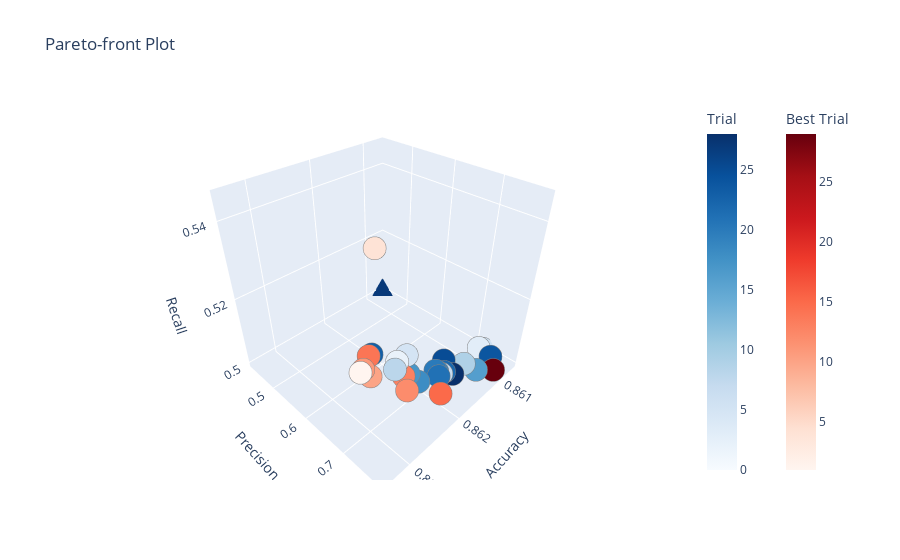

Write notebook code for a chart like this one.
### Markdown cell above
### NN Model

### Code cell
# Defining tuning optimization for NN

X_train_final, X_val, y_train_final, y_val = train_test_split(
    X_train, y_train, test_size=0.2, stratify=y_train, random_state=42
)

def create_model(input_dim, units1, dropout1, n_layers, units_i, dropout_i, lr):
    model = Sequential()
    model.add(Dense(units1, activation="relu", input_shape=(input_dim,)))
    model.add(Dropout(dropout1))
    
    for _ in range(n_layers):
        model.add(Dense(units_i, activation="relu"))
        model.add(Dropout(dropout_i))
    
    model.add(Dense(1, activation="sigmoid"))
    model.compile(optimizer=Adam(learning_rate=lr),
                  loss="binary_crossentropy",
                  metrics=["accuracy"])
    return model

def objective_nn(trial):
    units1 = trial.suggest_int("units1", 64, 256)
    dropout1 = trial.suggest_float("dropout1", 0.2, 0.5)
    n_layers = 2
    units_i = trial.suggest_int("units_i", 32, 128)
    dropout_i = trial.suggest_float("dropout_i", 0.2, 0.5)
    lr = trial.suggest_float("lr", 1e-4, 1e-2, log=True)
    batch_size = trial.suggest_categorical("batch_size", [32, 64, 128])

    model = create_model(X_train_final.shape[1], units1, dropout1, n_layers, units_i, dropout_i, lr)

    early_stop = EarlyStopping(monitor="val_loss", patience=3, restore_best_weights=True)

    model.fit(
        X_train_final, y_train_final,
        validation_data=(X_val, y_val),
        epochs=20,
        batch_size=batch_size,
        callbacks=[early_stop],
        verbose=0
    )

    # Predict on validation set
    y_pred_probs = model.predict(X_val)
    y_pred = (y_pred_probs > 0.5).astype(int)

    val_accuracy = accuracy_score(y_val, y_pred)
    val_precision = precision_score(y_val, y_pred, average='macro')
    val_recall = recall_score(y_val, y_pred, average='macro')

    return val_accuracy, val_precision, val_recall

study_nn = optuna.create_study(directions=["maximize", "maximize", "maximize"], study_name="NN")
study_nn.optimize(objective_nn, n_trials=30, timeout=1800)

plot_pareto_front(study_nn, target_names=["Accuracy", "Precision", "Recall"]).show()

### Figure 1 — Plotly figure (JSON) as saved in the notebook; plotly's stock layout.template omitted (floating-point values rounded to 4 significant figures)
{"data": [{"hovertemplate": "%{text}<extra>Trial</extra>", "marker": {"color": [0, 2, 3, 5, 6, 7, 8, 9, 16, 17, 18, 19, 20, 21, 22, 23, 24, 25, 26, 27, 28], "colorbar": {"title": {"text": "Trial"}}, "colorscale": [[0, "rgb(247,251,255)"], [0.125, "rgb(222,235,247)"], [0.25, "rgb(198,219,239)"], [0.375, "rgb(158,202,225)"], [0.5, "rgb(107,174,214)"], [0.625, "rgb(66,146,198)"], [0.75, "rgb(33,113,181)"], [0.875, "rgb(8,81,156)"], [1, "rgb(8,48,107)"]], "line": {"color": "Grey", "width": 0.5}}, "mode": "markers", "showlegend": false, "text": ["{<br>  \"number\": 0,<br>  \"values\": [<br>    0.8606765379782699,<br>    0.43033826898913496,<br>    0.5<br>  ],<br>  \"params\": {<br>    \"units1\": 244,<br>    \"dropout1\": 0.3629071781776245,<br>    \"units_i\": 88,<br>    \"dropout_i\": 0.4577229596298902,<br>    \"lr\": 0.00520307117566572,<br>    \"batch_size\": 128<br>  }<br>}", "{<br>  \"number\": 2,<br>  \"values\": [<br>    0.8627953386385474,<br>    0.7323619821119429,<br>    0.520498095258777<br>  ],<br>  \"params\": {<br>    \"units1\": 256,<br>    \"dropout1\": 0.438413813012857,<br>    \"units_i\": 60,<br>    \"dropout_i\": 0.35615670809820044,<br>    \"lr\": 0.006367644676044167,<br>    \"batch_size\": 128<br>  }<br>}", "{<br>  \"number\": 3,<br>  \"values\": [<br>    0.8608243612801498,<br>    0.7200179371266073,<br>    0.5017161779922296<br>  ],<br>  \"params\": {<br>    \"units1\": 208,<br>    \"dropout1\": 0.482862916500018,<br>    \"units_i\": 110,<br>    \"dropout_i\": 0.4454742371795648,<br>    \"lr\": 0.0008550772885345812,<br>    \"batch_size\": 64<br>  }<br>}", "{<br>  \"number\": 5,<br>  \"values\": [<br>    0.8625982409027076,<br>    0.7287180651040871,<br>    0.5197166519945632<br>  ],<br>  \"params\": {<br>    \"units1\": 80,<br>    \"dropout1\": 0.32966718147756036,<br>    \"units_i\": 99,<br>    \"dropout_i\": 0.32309618589268524,<br>    \"lr\": 0.00018707740161058673,<br>    \"batch_size\": 128<br>  }<br>}", "{<br>  \"number\": 6,<br>  \"values\": [<br>    0.8607258124122299,<br>    0.7220705900715512,<br>    0.5005473577887963<br>  ],<br>  \"params\": {<br>    \"units1\": 97,<br>    \"dropout1\": 0.42330520812887473,<br>    \"units_i\": 124,<br>    \"dropout_i\": 0.2777272173881462,<br>    \"lr\": 0.0028426078229259063,<br>    \"batch_size\": 64<br>  }<br>}", "{<br>  \"number\": 7,<br>  \"values\": [<br>    0.8621054965631082,<br>    0.7513377983362319,<br>    0.5106860520662508<br>  ],<br>  \"params\": {<br>    \"units1\": 255,<br>    \"dropout1\": 0.36468596956908605,<br>    \"units_i\": 106,<br>    \"dropout_i\": 0.4371972957648319,<br>    \"lr\": 0.0006012142382166228,<br>    \"batch_size\": 32<br>  }<br>}", "{<br>  \"number\": 8,<br>  \"values\": [<br>    0.8628692502894872,<br>    0.7371287032315461,<br>    0.5197258824863984<br>  ],<br>  \"params\": {<br>    \"units1\": 133,<br>    \"dropout1\": 0.3679337863547258,<br>    \"units_i\": 122,<br>    \"dropout_i\": 0.23439252623706253,<br>    \"lr\": 0.00017049940820299916,<br>    \"batch_size\": 64<br>  }<br>}", "{<br>  \"number\": 9,<br>  \"values\": [<br>    0.8615388405725689,<br>    0.7469368931028382,<br>    0.5067257332090722<br>  ],<br>  \"params\": {<br>    \"units1\": 96,<br>    \"dropout1\": 0.3781027825609714,<br>    \"units_i\": 44,<br>    \"dropout_i\": 0.45984548873049835,<br>    \"lr\": 0.00019408562207146854,<br>    \"batch_size\": 32<br>  }<br>}", "{<br>  \"number\": 16,<br>  \"values\": [<br>    0.8614156544876691,<br>    0.7642575536844531,<br>    0.5048756586691174<br>  ],<br>  \"params\": {<br>    \"units1\": 166,<br>    \"dropout1\": 0.48309999622173777,<br>    \"units_i\": 44,<br>    \"dropout_i\": 0.4008776032597685,<br>    \"lr\": 0.00022262584679738534,<br>    \"batch_size\": 32<br>  }<br>}", "{<br>  \"number\": 17,<br>  \"values\": [<br>    0.8626721525536475,<br>    0.742440208290146,<br>    0.5166471958211258<br>  ],<br>  \"params\": {<br>    \"units1\": 94,<br>    \"dropout1\": 0.3081654393960935,<br>    \"units_i\": 94,<br>    \"dropout_i\": 0.4599837657263933,<br>    \"lr\": 0.00015205673189982408,<br>    \"batch_size\": 128<br>  }<br>}", "{<br>  \"number\": 18,<br>  \"values\": [<br>    0.8625736036857277,<br>    0.7520459393758991,<br>    0.5141444923525615<br>  ],<br>  \"params\": {<br>    \"units1\": 113,<br>    \"dropout1\": 0.33467326150776733,<br>    \"units_i\": 64,<br>    \"dropout_i\": 0.45146966242109854,<br>    \"lr\": 0.0005506945684652027,<br>    \"batch_size\": 64<br>  }<br>}", "{<br>  \"number\": 19,<br>  \"values\": [<br>    0.8621547709970682,<br>    0.7475181226274974,<br>    0.5115298283584095<br>  ],<br>  \"params\": {<br>    \"units1\": 229,<br>    \"dropout1\": 0.37405598949645685,<br>    \"units_i\": 71,<br>    \"dropout_i\": 0.4264837970610226,<br>    \"lr\": 0.00012759819926187022,<br>    \"batch_size\": 128<br>  }<br>}", "{<br>  \"number\": 20,<br>  \"values\": [<br>    0.8621794082140481,<br>    0.7455919179978535,<br>    0.5119887688174092<br>  ],<br>  \"params\": {<br>    \"units1\": 190,<br>    \"dropout1\": 0.4612668719826898,<br>    \"units_i\": 121,<br>    \"dropout_i\": 0.2190261761978075,<br>    \"lr\": 0.0018655282289966235,<br>    \"batch_size\": 32<br>  }<br>}", "{<br>  \"number\": 21,<br>  \"values\": [<br>    0.8621794082140481,<br>    0.7532635712564801,<br>    0.5110254086814814<br>  ],<br>  \"params\": {<br>    \"units1\": 75,<br>    \"dropout1\": 0.39213008965549534,<br>    \"units_i\": 63,<br>    \"dropout_i\": 0.2773343241313159,<br>    \"lr\": 0.00023549246340175318,<br>    \"batch_size\": 128<br>  }<br>}", "{<br>  \"number\": 22,<br>  \"values\": [<br>    0.8620315849121684,<br>    0.749984170954675,<br>    0.5102725908251796<br>  ],<br>  \"params\": {<br>    \"units1\": 208,<br>    \"dropout1\": 0.4936304239982966,<br>    \"units_i\": 39,<br>    \"dropout_i\": 0.237223327528369,<br>    \"lr\": 0.0008486294815421953,<br>    \"batch_size\": 128<br>  }<br>}", "{<br>  \"number\": 23,<br>  \"values\": [<br>    0.8631648968932469,<br>    0.7280566896319899,<br>    0.5261965281303225<br>  ],<br>  \"params\": {<br>    \"units1\": 183,<br>    \"dropout1\": 0.30150828972653143,<br>    \"units_i\": 103,<br>    \"dropout_i\": 0.4662194928686211,<br>    \"lr\": 0.00025622337662954334,<br>    \"batch_size\": 128<br>  }<br>}", "{<br>  \"number\": 24,<br>  \"values\": [<br>    0.8608243612801498,<br>    0.7486548627747138,<br>    0.5011233409855047<br>  ],<br>  \"params\": {<br>    \"units1\": 188,<br>    \"dropout1\": 0.25973682190373315,<br>    \"units_i\": 47,<br>    \"dropout_i\": 0.4615209969878122,<br>    \"lr\": 0.007282456326567421,<br>    \"batch_size\": 64<br>  }<br>}", "{<br>  \"number\": 25,<br>  \"values\": [<br>    0.8619083988272684,<br>    0.7360235365852346,<br>    0.5110902828154867<br>  ],<br>  \"params\": {<br>    \"units1\": 155,<br>    \"dropout1\": 0.2741106660714904,<br>    \"units_i\": 113,<br>    \"dropout_i\": 0.43697835988660005,<br>    \"lr\": 0.0033736358805797847,<br>    \"batch_size\": 32<br>  }<br>}", "{<br>  \"number\": 26,<br>  \"values\": [<br>    0.8606765379782699,<br>    0.43033826898913496,<br>    0.5<br>  ],<br>  \"params\": {<br>    \"units1\": 224,<br>    \"dropout1\": 0.3638327354916796,<br>    \"units_i\": 106,<br>    \"dropout_i\": 0.4596354411885222,<br>    \"lr\": 0.004247784907298227,<br>    \"batch_size\": 128<br>  }<br>}", "{<br>  \"number\": 27,<br>  \"values\": [<br>    0.8606765379782699,<br>    0.43033826898913496,<br>    0.5<br>  ],<br>  \"params\": {<br>    \"units1\": 151,<br>    \"dropout1\": 0.4438133607563678,<br>    \"units_i\": 75,<br>    \"dropout_i\": 0.49630014534168765,<br>    \"lr\": 0.005305204648616968,<br>    \"batch_size\": 128<br>  }<br>}", "{<br>  \"number\": 28,<br>  \"values\": [<br>    0.8619083988272684,<br>    0.7566892759668911,<br>    0.5087189347885873<br>  ],<br>  \"params\": {<br>    \"units1\": 102,<br>    \"dropout1\": 0.24821819224738612,<br>    \"units_i\": 52,<br>    \"dropout_i\": 0.391968817301507,<br>    \"lr\": 0.0014483562879309174,<br>    \"batch_size\": 128<br>  }<br>}"], "type": "scatter3d", "x": [0.8607, 0.8628, 0.8608, 0.8626, 0.8607, 0.8621, 0.8629, 0.8615, 0.8614, 0.8627, 0.8626, 0.8622, 0.8622, 0.8622, 0.862, 0.8632, 0.8608, 0.8619, 0.8607, 0.8607, 0.8619], "y": [0.4303, 0.7324, 0.72, 0.7287, 0.7221, 0.7513, 0.7371, 0.7469, 0.7643, 0.7424, 0.752, 0.7475, 0.7456, 0.7533, 0.75, 0.7281, 0.7487, 0.736, 0.4303, 0.4303, 0.7567], "z": [0.5, 0.5205, 0.5017, 0.5197, 0.5005, 0.5107, 0.5197, 0.5067, 0.5049, 0.5166, 0.5141, 0.5115, 0.512, 0.511, 0.5103, 0.5262, 0.5011, 0.5111, 0.5, 0.5, 0.5087]}, {"hovertemplate": "%{text}<extra>Best Trial</extra>", "marker": {"color": [1, 4, 10, 11, 12, 13, 14, 15, 29], "colorbar": {"title": {"text": "Best Trial"}, "x": 1.1, "xpad": 40}, "colorscale": [[0, "rgb(255,245,240)"], [0.125, "rgb(254,224,210)"], [0.25, "rgb(252,187,161)"], [0.375, "rgb(252,146,114)"], [0.5, "rgb(251,106,74)"], [0.625, "rgb(239,59,44)"], [0.75, "rgb(203,24,29)"], [0.875, "rgb(165,15,21)"], [1, "rgb(103,0,13)"]], "line": {"color": "Grey", "width": 0.5}}, "mode": "markers", "showlegend": false, "text": ["{<br>  \"number\": 1,<br>  \"values\": [<br>    0.8633866318460667,<br>    0.7360560907223695,<br>    0.5249914592007958<br>  ],<br>  \"params\": {<br>    \"units1\": 164,<br>    \"dropout1\": 0.20728777624609063,<br>    \"units_i\": 74,<br>    \"dropout_i\": 0.3936184502775568,<br>    \"lr\": 0.000889674078257198,<br>    \"batch_size\": 32<br>  }<br>}", "{<br>  \"number\": 4,<br>  \"values\": [<br>    0.8629431619404272,<br>    0.7068819466324646,<br>    0.545409021139117<br>  ],<br>  \"params\": {<br>    \"units1\": 201,<br>    \"dropout1\": 0.2846930877974463,<br>    \"units_i\": 115,<br>    \"dropout_i\": 0.22929167454062677,<br>    \"lr\": 0.008630730971426165,<br>    \"batch_size\": 128<br>  }<br>}", "{<br>  \"number\": 10,<br>  \"values\": [<br>    0.8632634457611669,<br>    0.7388423100896939,<br>    0.5228449661574787<br>  ],<br>  \"params\": {<br>    \"units1\": 223,<br>    \"dropout1\": 0.2777818691921731,<br>    \"units_i\": 100,<br>    \"dropout_i\": 0.23724623531095546,<br>    \"lr\": 0.00031433178856724763,<br>    \"batch_size\": 128<br>  }<br>}", "{<br>  \"number\": 11,<br>  \"values\": [<br>    0.8633373574121067,<br>    0.7347107250946678,<br>    0.5250369384187243<br>  ],<br>  \"params\": {<br>    \"units1\": 232,<br>    \"dropout1\": 0.4055128795990776,<br>    \"units_i\": 78,<br>    \"dropout_i\": 0.40731618354103477,<br>    \"lr\": 0.00016154593128617665,<br>    \"batch_size\": 32<br>  }<br>}", "{<br>  \"number\": 12,<br>  \"values\": [<br>    0.8628199758555274,<br>    0.7569225251259559,<br>    0.5152509795280498<br>  ],<br>  \"params\": {<br>    \"units1\": 167,<br>    \"dropout1\": 0.4257894782478894,<br>    \"units_i\": 98,<br>    \"dropout_i\": 0.27764688662593295,<br>    \"lr\": 0.00010999393913363023,<br>    \"batch_size\": 64<br>  }<br>}", "{<br>  \"number\": 13,<br>  \"values\": [<br>    0.8627707014215674,<br>    0.7433186696440269,<br>    0.5172972836436748<br>  ],<br>  \"params\": {<br>    \"units1\": 214,<br>    \"dropout1\": 0.4375724801860726,<br>    \"units_i\": 52,<br>    \"dropout_i\": 0.2916719372454951,<br>    \"lr\": 0.003755642576419195,<br>    \"batch_size\": 32<br>  }<br>}", "{<br>  \"number\": 14,<br>  \"values\": [<br>    0.8632141713272069,<br>    0.7288005601768536,<br>    0.5263733627899158<br>  ],<br>  \"params\": {<br>    \"units1\": 219,<br>    \"dropout1\": 0.35988604486033504,<br>    \"units_i\": 90,<br>    \"dropout_i\": 0.35980149497478087,<br>    \"lr\": 0.00014365701017487233,<br>    \"batch_size\": 32<br>  }<br>}", "{<br>  \"number\": 15,<br>  \"values\": [<br>    0.8623518687329079,<br>    0.7760067201750985,<br>    0.5101622374732456<br>  ],<br>  \"params\": {<br>    \"units1\": 86,<br>    \"dropout1\": 0.343719727890171,<br>    \"units_i\": 72,<br>    \"dropout_i\": 0.31609477137387,<br>    \"lr\": 0.0002279311582385667,<br>    \"batch_size\": 128<br>  }<br>}", "{<br>  \"number\": 29,<br>  \"values\": [<br>    0.8611200078839094,<br>    0.7784799606215194,<br>    0.502628976698108<br>  ],<br>  \"params\": {<br>    \"units1\": 130,<br>    \"dropout1\": 0.4344128077735063,<br>    \"units_i\": 38,<br>    \"dropout_i\": 0.361623081212049,<br>    \"lr\": 0.0009789351958430152,<br>    \"batch_size\": 32<br>  }<br>}"], "type": "scatter3d", "x": [0.8634, 0.8629, 0.8633, 0.8633, 0.8628, 0.8628, 0.8632, 0.8624, 0.8611], "y": [0.7361, 0.7069, 0.7388, 0.7347, 0.7569, 0.7433, 0.7288, 0.776, 0.7785], "z": [0.525, 0.5454, 0.5228, 0.525, 0.5153, 0.5173, 0.5264, 0.5102, 0.5026]}], "layout": {"scene": {"xaxis": {"title": {"text": "Accuracy"}}, "yaxis": {"title": {"text": "Precision"}}, "zaxis": {"title": {"text": "Recall"}}}, "title": {"text": "Pareto-front Plot"}}}
